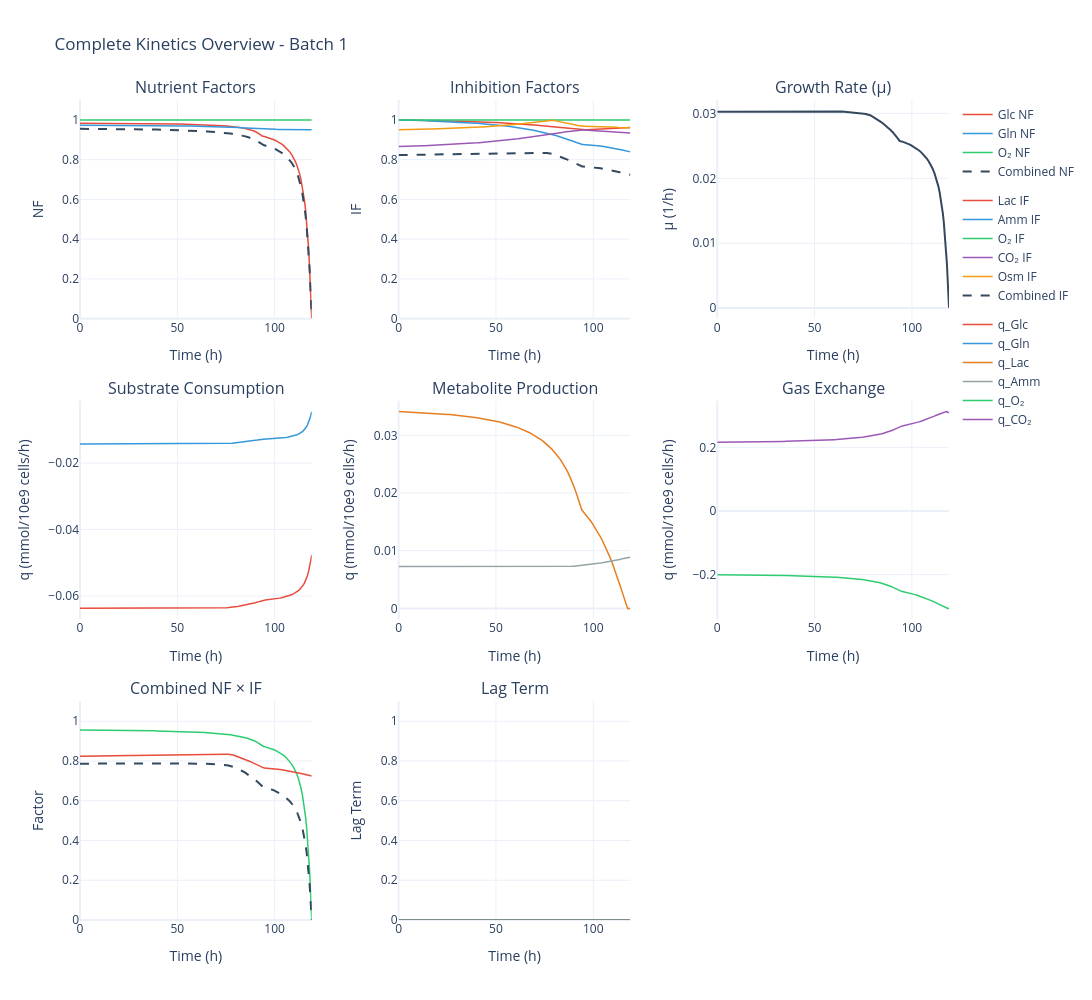

Notebook code cell kept with this figure:
### Code cell
sim.data.plot_kinetics()

### Figure 1 — Plotly figure (JSON) as saved in the notebook; plotly's stock layout.template omitted (floating-point values rounded to 4 significant figures; data arrays with more than 128 entries replaced by an {"elided": "..."} marker saying what was removed)
{"data": [{"legendgroup": "NF", "line": {"color": "#E74C3C", "width": 1.5}, "mode": "lines", "name": "Glc NF", "type": "scatter", "x": {"elided": "168 float values"}, "xaxis": "x", "y": {"elided": "168 float values"}, "yaxis": "y"}, {"legendgroup": "NF", "line": {"color": "#3498DB", "width": 1.5}, "mode": "lines", "name": "Gln NF", "type": "scatter", "x": {"elided": "168 float values"}, "xaxis": "x", "y": {"elided": "168 float values"}, "yaxis": "y"}, {"legendgroup": "NF", "line": {"color": "#2ECC71", "width": 1.5}, "mode": "lines", "name": "O₂ NF", "type": "scatter", "x": {"elided": "168 float values"}, "xaxis": "x", "y": {"elided": "168 float values"}, "yaxis": "y"}, {"legendgroup": "NF", "line": {"color": "#34495E", "dash": "dash", "width": 2}, "mode": "lines", "name": "Combined NF", "type": "scatter", "x": {"elided": "168 float values"}, "xaxis": "x", "y": {"elided": "168 float values"}, "yaxis": "y"}, {"legendgroup": "IF", "line": {"color": "#E74C3C", "width": 1.5}, "mode": "lines", "name": "Lac IF", "type": "scatter", "x": {"elided": "168 float values"}, "xaxis": "x2", "y": {"elided": "168 float values"}, "yaxis": "y2"}, {"legendgroup": "IF", "line": {"color": "#3498DB", "width": 1.5}, "mode": "lines", "name": "Amm IF", "type": "scatter", "x": {"elided": "168 float values"}, "xaxis": "x2", "y": {"elided": "168 float values"}, "yaxis": "y2"}, {"legendgroup": "IF", "line": {"color": "#2ECC71", "width": 1.5}, "mode": "lines", "name": "O₂ IF", "type": "scatter", "x": {"elided": "168 float values"}, "xaxis": "x2", "y": {"elided": "168 float values"}, "yaxis": "y2"}, {"legendgroup": "IF", "line": {"color": "#9B59B6", "width": 1.5}, "mode": "lines", "name": "CO₂ IF", "type": "scatter", "x": {"elided": "168 float values"}, "xaxis": "x2", "y": {"elided": "168 float values"}, "yaxis": "y2"}, {"legendgroup": "IF", "line": {"color": "#F39C12", "width": 1.5}, "mode": "lines", "name": "Osm IF", "type": "scatter", "x": {"elided": "168 float values"}, "xaxis": "x2", "y": {"elided": "168 float values"}, "yaxis": "y2"}, {"legendgroup": "IF", "line": {"color": "#34495E", "dash": "dash", "width": 2}, "mode": "lines", "name": "Combined IF", "type": "scatter", "x": {"elided": "168 float values"}, "xaxis": "x2", "y": {"elided": "168 float values"}, "yaxis": "y2"}, {"line": {"color": "#34495E", "width": 2}, "mode": "lines", "name": "μ", "showlegend": false, "type": "scatter", "x": {"elided": "168 float values"}, "xaxis": "x3", "y": {"elided": "168 float values"}, "yaxis": "y3"}, {"legendgroup": "rates", "line": {"color": "#E74C3C", "width": 1.5}, "mode": "lines", "name": "q_Glc", "type": "scatter", "x": {"elided": "168 float values"}, "xaxis": "x4", "y": {"elided": "168 float values"}, "yaxis": "y4"}, {"legendgroup": "rates", "line": {"color": "#3498DB", "width": 1.5}, "mode": "lines", "name": "q_Gln", "type": "scatter", "x": {"elided": "168 float values"}, "xaxis": "x4", "y": {"elided": "168 float values"}, "yaxis": "y4"}, {"legendgroup": "rates", "line": {"color": "#E67E22", "width": 1.5}, "mode": "lines", "name": "q_Lac", "type": "scatter", "x": {"elided": "168 float values"}, "xaxis": "x5", "y": {"elided": "168 float values"}, "yaxis": "y5"}, {"legendgroup": "rates", "line": {"color": "#95A5A6", "width": 1.5}, "mode": "lines", "name": "q_Amm", "type": "scatter", "x": {"elided": "168 float values"}, "xaxis": "x5", "y": {"elided": "168 float values"}, "yaxis": "y5"}, {"legendgroup": "rates", "line": {"color": "#2ECC71", "width": 1.5}, "mode": "lines", "name": "q_O₂", "type": "scatter", "x": {"elided": "168 float values"}, "xaxis": "x6", "y": {"elided": "168 float values"}, "yaxis": "y6"}, {"legendgroup": "rates", "line": {"color": "#9B59B6", "width": 1.5}, "mode": "lines", "name": "q_CO₂", "type": "scatter", "x": {"elided": "168 float values"}, "xaxis": "x6", "y": {"elided": "168 float values"}, "yaxis": "y6"}, {"line": {"color": "#2ECC71", "width": 1.5}, "mode": "lines", "name": "NF", "showlegend": false, "type": "scatter", "x": {"elided": "168 float values"}, "xaxis": "x7", "y": {"elided": "168 float values"}, "yaxis": "y7"}, {"line": {"color": "#E74C3C", "width": 1.5}, "mode": "lines", "name": "IF", "showlegend": false, "type": "scatter", "x": {"elided": "168 float values"}, "xaxis": "x7", "y": {"elided": "168 float values"}, "yaxis": "y7"}, {"line": {"color": "#34495E", "dash": "dash", "width": 2}, "mode": "lines", "name": "NF × IF", "showlegend": false, "type": "scatter", "x": {"elided": "168 float values"}, "xaxis": "x7", "y": {"elided": "168 float values"}, "yaxis": "y7"}, {"line": {"color": "#7F8C8D", "width": 2}, "mode": "lines", "name": "Lag", "showlegend": false, "type": "scatter", "x": {"elided": "168 float values"}, "xaxis": "x8", "y": {"elided": "168 float values"}, "yaxis": "y8"}], "layout": {"annotations": [{"font": {"size": 16}, "showarrow": false, "text": "Nutrient Factors", "x": 0.1333, "xanchor": "center", "xref": "paper", "y": 1, "yanchor": "bottom", "yref": "paper"}, {"font": {"size": 16}, "showarrow": false, "text": "Inhibition Factors", "x": 0.5, "xanchor": "center", "xref": "paper", "y": 1, "yanchor": "bottom", "yref": "paper"}, {"font": {"size": 16}, "showarrow": false, "text": "Growth Rate (μ)", "x": 0.8667, "xanchor": "center", "xref": "paper", "y": 1, "yanchor": "bottom", "yref": "paper"}, {"font": {"size": 16}, "showarrow": false, "text": "Substrate Consumption", "x": 0.1333, "xanchor": "center", "xref": "paper", "y": 0.6333, "yanchor": "bottom", "yref": "paper"}, {"font": {"size": 16}, "showarrow": false, "text": "Metabolite Production", "x": 0.5, "xanchor": "center", "xref": "paper", "y": 0.6333, "yanchor": "bottom", "yref": "paper"}, {"font": {"size": 16}, "showarrow": false, "text": "Gas Exchange", "x": 0.8667, "xanchor": "center", "xref": "paper", "y": 0.6333, "yanchor": "bottom", "yref": "paper"}, {"font": {"size": 16}, "showarrow": false, "text": "Combined NF × IF", "x": 0.1333, "xanchor": "center", "xref": "paper", "y": 0.2667, "yanchor": "bottom", "yref": "paper"}, {"font": {"size": 16}, "showarrow": false, "text": "Lag Term", "x": 0.5, "xanchor": "center", "xref": "paper", "y": 0.2667, "yanchor": "bottom", "yref": "paper"}], "height": 1000, "hovermode": "x unified", "legend": {"orientation": "v", "x": 1.01, "xanchor": "left", "y": 1, "yanchor": "top"}, "showlegend": true, "title": {"text": "Complete Kinetics Overview - Batch 1"}, "width": 1400, "xaxis": {"anchor": "y", "domain": [0, 0.2667], "title": {"text": "Time (h)"}}, "xaxis2": {"anchor": "y2", "domain": [0.3667, 0.6333], "title": {"text": "Time (h)"}}, "xaxis3": {"anchor": "y3", "domain": [0.7333, 1], "title": {"text": "Time (h)"}}, "xaxis4": {"anchor": "y4", "domain": [0, 0.2667], "title": {"text": "Time (h)"}}, "xaxis5": {"anchor": "y5", "domain": [0.3667, 0.6333], "title": {"text": "Time (h)"}}, "xaxis6": {"anchor": "y6", "domain": [0.7333, 1], "title": {"text": "Time (h)"}}, "xaxis7": {"anchor": "y7", "domain": [0, 0.2667], "title": {"text": "Time (h)"}}, "xaxis8": {"anchor": "y8", "domain": [0.3667, 0.6333], "title": {"text": "Time (h)"}}, "xaxis9": {"anchor": "y9", "domain": [0.7333, 1], "title": {"text": "Time (h)"}}, "yaxis": {"anchor": "x", "domain": [0.7333, 1], "range": [0, 1.1], "title": {"text": "NF"}}, "yaxis2": {"anchor": "x2", "domain": [0.7333, 1], "range": [0, 1.1], "title": {"text": "IF"}}, "yaxis3": {"anchor": "x3", "domain": [0.7333, 1], "title": {"text": "μ (1/h)"}}, "yaxis4": {"anchor": "x4", "domain": [0.3667, 0.6333], "title": {"text": "q (mmol/10e9 cells/h)"}}, "yaxis5": {"anchor": "x5", "domain": [0.3667, 0.6333], "title": {"text": "q (mmol/10e9 cells/h)"}}, "yaxis6": {"anchor": "x6", "domain": [0.3667, 0.6333], "title": {"text": "q (mmol/10e9 cells/h)"}}, "yaxis7": {"anchor": "x7", "domain": [0, 0.2667], "range": [0, 1.1], "title": {"text": "Factor"}}, "yaxis8": {"anchor": "x8", "domain": [0, 0.2667], "range": [0, 1.1], "title": {"text": "Lag Term"}}, "yaxis9": {"anchor": "x9", "domain": [0, 0.2667]}}}
